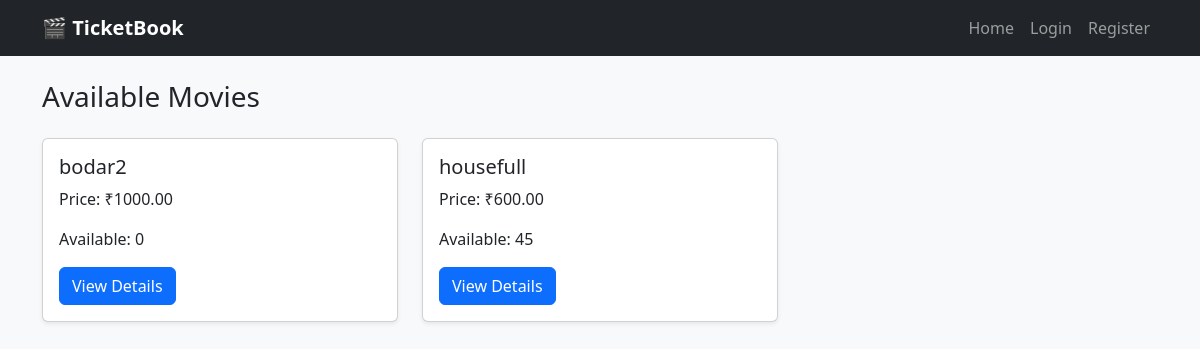
The page / on the database its author committed.
### movies/models.py (models this page shows, shortened)
class Movie(models.Model):
    title = models.CharField(max_length=200)
    description = models.TextField()
    release_date = models.DateField()
    price = models.DecimalField(max_digits=8, decimal_places=2)
    total_seats = models.IntegerField()
    available_seats = models.IntegerField()

### movies/views.py (the view)
# urls.py: path('', movie_list, name='movie_list'),
def movie_list(request):
    movies = Movie.objects.all()
    return render(request, 'movies/movie_list.html', {'movies':movies})

### templates/movies/movie_list.html
{% extends 'base.html' %}
{% block content %}
<h3 class="mb-4">Available Movies</h3>
<div class="row">
    {% for movie in movies %}
    <div class="col-md-4 mb-4">
        <div class="card shadow-sm">
            <div class="card-body">
                <h5 class="card-title">{{ movie.title }}</h5>
                <p class="card-text">Price: ₹{{ movie.price }}</p>
                <p class="card-text">Available: {{ movie.available_seats }}</p>
                <a href="{% url 'movie_detail' movie.id %}" class="btn btn-primary">View Details</a>
            </div>
        </div>
    </div>
    {% empty %}
        <p>No movies available.</p>
    {% endfor %}
</div>
{% endblock %}

### static/css/style.css (style rules this page uses)
body { background-color: #f8f9fa; }
.card { transition: 0.3s; }

### rows shown on the page
Movie: title "bodar2", price "1000.00", available_seats "0"
Movie: title "housefull", price "600.00", available_seats "45"
